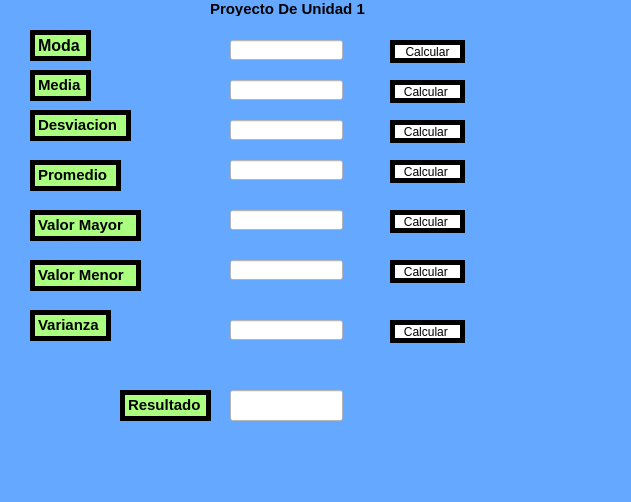
<?xml version="1.0" encoding="UTF-8"?>
<ui version="4.0">
 <class>txt_numeros_2</class>
 <widget class="QMainWindow" name="txt_numeros_2">
  <property name="geometry">
   <rect>
    <x>0</x>
    <y>0</y>
    <width>631</width>
    <height>502</height>
   </rect>
  </property>
  <property name="font">
   <font>
    <weight>75</weight>
    <bold>true</bold>
   </font>
  </property>
  <property name="windowTitle">
   <string>MainWindow</string>
  </property>
  <property name="styleSheet">
   <string notr="true">alternate-background-color: rgb(0, 255, 255);
background-color: rgb(101, 168, 255);
border-color: rgb(85, 0, 127);</string>
  </property>
  <widget class="QWidget" name="centralwidget">
   <widget class="QLabel" name="label">
    <property name="geometry">
     <rect>
      <x>30</x>
      <y>30</y>
      <width>61</width>
      <height>31</height>
     </rect>
    </property>
    <property name="styleSheet">
     <string notr="true">background-color: rgb(170, 255, 127);
border: 5px solid black;</string>
    </property>
    <property name="text">
     <string>&lt;html&gt;&lt;head/&gt;&lt;body&gt;&lt;p&gt;&lt;span style=&quot; font-size:12pt; font-weight:600;&quot;&gt;Moda&lt;/span&gt;&lt;/p&gt;&lt;/body&gt;&lt;/html&gt;</string>
    </property>
   </widget>
   <widget class="QLabel" name="label_2">
    <property name="geometry">
     <rect>
      <x>30</x>
      <y>70</y>
      <width>61</width>
      <height>31</height>
     </rect>
    </property>
    <property name="styleSheet">
     <string notr="true">background-color: rgb(170, 255, 127);
border: 5px solid black;</string>
    </property>
    <property name="text">
     <string>&lt;html&gt;&lt;head/&gt;&lt;body&gt;&lt;p&gt;&lt;span style=&quot; font-size:11pt; font-weight:600;&quot;&gt;Media&lt;/span&gt;&lt;/p&gt;&lt;/body&gt;&lt;/html&gt;</string>
    </property>
   </widget>
   <widget class="QLabel" name="label_3">
    <property name="geometry">
     <rect>
      <x>30</x>
      <y>110</y>
      <width>101</width>
      <height>31</height>
     </rect>
    </property>
    <property name="styleSheet">
     <string notr="true">background-color: rgb(170, 255, 127);
border: 5px solid black;</string>
    </property>
    <property name="text">
     <string>&lt;html&gt;&lt;head/&gt;&lt;body&gt;&lt;p&gt;&lt;span style=&quot; font-size:11pt; font-weight:600;&quot;&gt;Desviacion &lt;/span&gt;&lt;/p&gt;&lt;/body&gt;&lt;/html&gt;</string>
    </property>
   </widget>
   <widget class="QLabel" name="label_4">
    <property name="geometry">
     <rect>
      <x>30</x>
      <y>160</y>
      <width>91</width>
      <height>31</height>
     </rect>
    </property>
    <property name="styleSheet">
     <string notr="true">background-color: rgb(170, 255, 127);
border: 5px solid black;
</string>
    </property>
    <property name="text">
     <string>&lt;html&gt;&lt;head/&gt;&lt;body&gt;&lt;p&gt;&lt;span style=&quot; font-size:11pt; font-weight:600;&quot;&gt;Promedio&lt;/span&gt;&lt;/p&gt;&lt;/body&gt;&lt;/html&gt;</string>
    </property>
   </widget>
   <widget class="QLabel" name="label_5">
    <property name="geometry">
     <rect>
      <x>30</x>
      <y>260</y>
      <width>111</width>
      <height>31</height>
     </rect>
    </property>
    <property name="styleSheet">
     <string notr="true">border: 5px solid black;
background-color: rgb(170, 255, 127);</string>
    </property>
    <property name="text">
     <string>&lt;html&gt;&lt;head/&gt;&lt;body&gt;&lt;p&gt;&lt;span style=&quot; font-size:11pt; font-weight:600;&quot;&gt;Valor Menor&lt;/span&gt;&lt;/p&gt;&lt;/body&gt;&lt;/html&gt;</string>
    </property>
   </widget>
   <widget class="QLabel" name="label_6">
    <property name="geometry">
     <rect>
      <x>30</x>
      <y>210</y>
      <width>111</width>
      <height>31</height>
     </rect>
    </property>
    <property name="styleSheet">
     <string notr="true">background-color: rgb(170, 255, 127);
border: 5px solid black;</string>
    </property>
    <property name="text">
     <string>&lt;html&gt;&lt;head/&gt;&lt;body&gt;&lt;p&gt;&lt;span style=&quot; font-size:11pt; font-weight:600;&quot;&gt;Valor Mayor&lt;/span&gt;&lt;/p&gt;&lt;/body&gt;&lt;/html&gt;</string>
    </property>
   </widget>
   <widget class="QLabel" name="label_7">
    <property name="geometry">
     <rect>
      <x>30</x>
      <y>310</y>
      <width>81</width>
      <height>31</height>
     </rect>
    </property>
    <property name="styleSheet">
     <string notr="true">background-color: rgb(170, 255, 127);
border: 5px solid black;
</string>
    </property>
    <property name="text">
     <string>&lt;html&gt;&lt;head/&gt;&lt;body&gt;&lt;p&gt;&lt;span style=&quot; font-size:11pt; font-weight:600;&quot;&gt;Varianza&lt;/span&gt;&lt;/p&gt;&lt;/body&gt;&lt;/html&gt;</string>
    </property>
   </widget>
   <widget class="QPushButton" name="btn_moda">
    <property name="geometry">
     <rect>
      <x>390</x>
      <y>40</y>
      <width>75</width>
      <height>23</height>
     </rect>
    </property>
    <property name="styleSheet">
     <string notr="true">border: 5px solid black;
alternate-background-color: rgb(255, 73, 185);
background-color: rgb(255, 255, 255);</string>
    </property>
    <property name="text">
     <string>Calcular</string>
    </property>
   </widget>
   <widget class="QPushButton" name="btn_mediana">
    <property name="geometry">
     <rect>
      <x>390</x>
      <y>80</y>
      <width>75</width>
      <height>23</height>
     </rect>
    </property>
    <property name="styleSheet">
     <string notr="true">border: 5px solid black;
background-color: rgb(255, 255, 255);
</string>
    </property>
    <property name="text">
     <string>Calcular </string>
    </property>
   </widget>
   <widget class="QPushButton" name="btn_desviacion">
    <property name="geometry">
     <rect>
      <x>390</x>
      <y>120</y>
      <width>75</width>
      <height>23</height>
     </rect>
    </property>
    <property name="styleSheet">
     <string notr="true">border: 5px solid black;
background-color: rgb(255, 255, 255);
</string>
    </property>
    <property name="text">
     <string>Calcular </string>
    </property>
   </widget>
   <widget class="QPushButton" name="btn_promedio">
    <property name="geometry">
     <rect>
      <x>390</x>
      <y>160</y>
      <width>75</width>
      <height>23</height>
     </rect>
    </property>
    <property name="styleSheet">
     <string notr="true">border: 5px solid black;
background-color: rgb(255, 255, 255);</string>
    </property>
    <property name="text">
     <string>Calcular </string>
    </property>
   </widget>
   <widget class="QPushButton" name="btn_valormayor">
    <property name="geometry">
     <rect>
      <x>390</x>
      <y>210</y>
      <width>75</width>
      <height>23</height>
     </rect>
    </property>
    <property name="styleSheet">
     <string notr="true">border: 5px solid black;
background-color: rgb(255, 255, 255);</string>
    </property>
    <property name="text">
     <string>Calcular </string>
    </property>
   </widget>
   <widget class="QPushButton" name="btn_valormenor">
    <property name="geometry">
     <rect>
      <x>390</x>
      <y>260</y>
      <width>75</width>
      <height>23</height>
     </rect>
    </property>
    <property name="styleSheet">
     <string notr="true">background-color: rgb(255, 255, 255);
border: 5px solid black;</string>
    </property>
    <property name="text">
     <string>Calcular </string>
    </property>
   </widget>
   <widget class="QPushButton" name="btn_varianza">
    <property name="geometry">
     <rect>
      <x>390</x>
      <y>320</y>
      <width>75</width>
      <height>23</height>
     </rect>
    </property>
    <property name="styleSheet">
     <string notr="true">border: 5px solid black;
background-color: rgb(255, 255, 255);</string>
    </property>
    <property name="text">
     <string>Calcular </string>
    </property>
   </widget>
   <widget class="QLineEdit" name="txt_resultado">
    <property name="geometry">
     <rect>
      <x>230</x>
      <y>390</y>
      <width>113</width>
      <height>31</height>
     </rect>
    </property>
    <property name="styleSheet">
     <string notr="true">background-color: rgb(255, 255, 255);</string>
    </property>
   </widget>
   <widget class="QLineEdit" name="txt_numeros">
    <property name="geometry">
     <rect>
      <x>230</x>
      <y>40</y>
      <width>113</width>
      <height>20</height>
     </rect>
    </property>
    <property name="styleSheet">
     <string notr="true">background-color: rgb(255, 255, 255);</string>
    </property>
   </widget>
   <widget class="QLineEdit" name="txt_numeros_3">
    <property name="geometry">
     <rect>
      <x>230</x>
      <y>80</y>
      <width>113</width>
      <height>20</height>
     </rect>
    </property>
    <property name="styleSheet">
     <string notr="true">background-color: rgb(255, 255, 255);</string>
    </property>
   </widget>
   <widget class="QLineEdit" name="txt_numeros_4">
    <property name="geometry">
     <rect>
      <x>230</x>
      <y>120</y>
      <width>113</width>
      <height>20</height>
     </rect>
    </property>
    <property name="styleSheet">
     <string notr="true">background-color: rgb(255, 255, 255);</string>
    </property>
   </widget>
   <widget class="QLineEdit" name="txt_numeros_5">
    <property name="geometry">
     <rect>
      <x>230</x>
      <y>160</y>
      <width>113</width>
      <height>20</height>
     </rect>
    </property>
    <property name="styleSheet">
     <string notr="true">background-color: rgb(255, 255, 255);</string>
    </property>
   </widget>
   <widget class="QLineEdit" name="txt_numeros_7">
    <property name="geometry">
     <rect>
      <x>230</x>
      <y>260</y>
      <width>113</width>
      <height>20</height>
     </rect>
    </property>
    <property name="styleSheet">
     <string notr="true">background-color: rgb(255, 255, 255);</string>
    </property>
   </widget>
   <widget class="QLineEdit" name="txt_numeros_6">
    <property name="geometry">
     <rect>
      <x>230</x>
      <y>210</y>
      <width>113</width>
      <height>20</height>
     </rect>
    </property>
    <property name="styleSheet">
     <string notr="true">background-color: rgb(255, 255, 255);</string>
    </property>
   </widget>
   <widget class="QLineEdit" name="txt_numeros_8">
    <property name="geometry">
     <rect>
      <x>230</x>
      <y>320</y>
      <width>113</width>
      <height>20</height>
     </rect>
    </property>
    <property name="styleSheet">
     <string notr="true">background-color: rgb(255, 255, 255);</string>
    </property>
   </widget>
   <widget class="QLabel" name="label_8">
    <property name="geometry">
     <rect>
      <x>120</x>
      <y>390</y>
      <width>91</width>
      <height>31</height>
     </rect>
    </property>
    <property name="styleSheet">
     <string notr="true">background-color: rgb(170, 255, 127);
border: 5px solid black;
</string>
    </property>
    <property name="text">
     <string>&lt;html&gt;&lt;head/&gt;&lt;body&gt;&lt;p&gt;&lt;span style=&quot; font-size:11pt; font-weight:600;&quot;&gt;Resultado&lt;/span&gt;&lt;/p&gt;&lt;/body&gt;&lt;/html&gt;</string>
    </property>
   </widget>
   <widget class="QLabel" name="label_9">
    <property name="geometry">
     <rect>
      <x>380</x>
      <y>370</y>
      <width>81</width>
      <height>91</height>
     </rect>
    </property>
    <property name="text">
     <string/>
    </property>
    <property name="pixmap">
     <pixmap>../Imagenes/xd2.jpg</pixmap>
    </property>
    <property name="scaledContents">
     <bool>true</bool>
    </property>
    <property name="wordWrap">
     <bool>false</bool>
    </property>
   </widget>
   <widget class="QLabel" name="label_10">
    <property name="geometry">
     <rect>
      <x>500</x>
      <y>140</y>
      <width>121</width>
      <height>131</height>
     </rect>
    </property>
    <property name="text">
     <string/>
    </property>
    <property name="pixmap">
     <pixmap>../Imagenes/xd1.jpg</pixmap>
    </property>
    <property name="scaledContents">
     <bool>true</bool>
    </property>
   </widget>
   <widget class="QLabel" name="label_11">
    <property name="geometry">
     <rect>
      <x>210</x>
      <y>0</y>
      <width>181</width>
      <height>16</height>
     </rect>
    </property>
    <property name="text">
     <string>&lt;html&gt;&lt;head/&gt;&lt;body&gt;&lt;p&gt;&lt;span style=&quot; font-size:11pt; font-weight:600;&quot;&gt;Proyecto De Unidad 1&lt;/span&gt;&lt;/p&gt;&lt;/body&gt;&lt;/html&gt;</string>
    </property>
   </widget>
  </widget>
  <widget class="QMenuBar" name="menubar">
   <property name="geometry">
    <rect>
     <x>0</x>
     <y>0</y>
     <width>631</width>
     <height>21</height>
    </rect>
   </property>
  </widget>
  <widget class="QStatusBar" name="statusbar"/>
 </widget>
 <resources>
  <include location="../Imagenes/Recursos.qrc"/>
 </resources>
 <connections/>
</ui>
